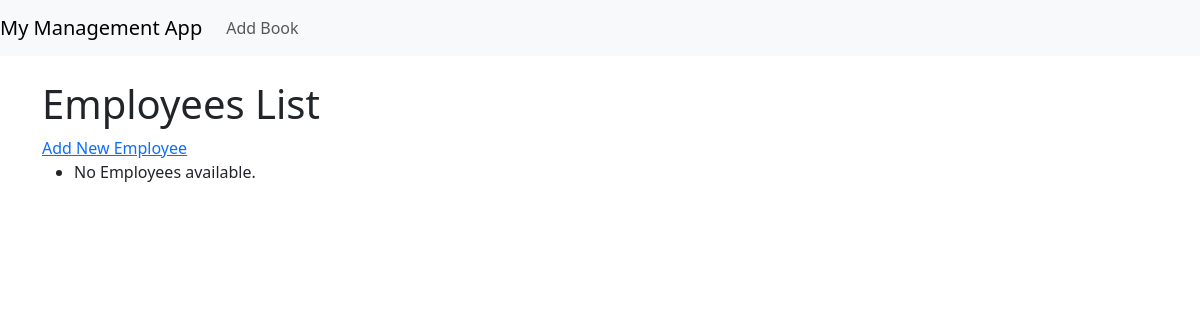
/employee/, run on an earlier commit of the app's database.
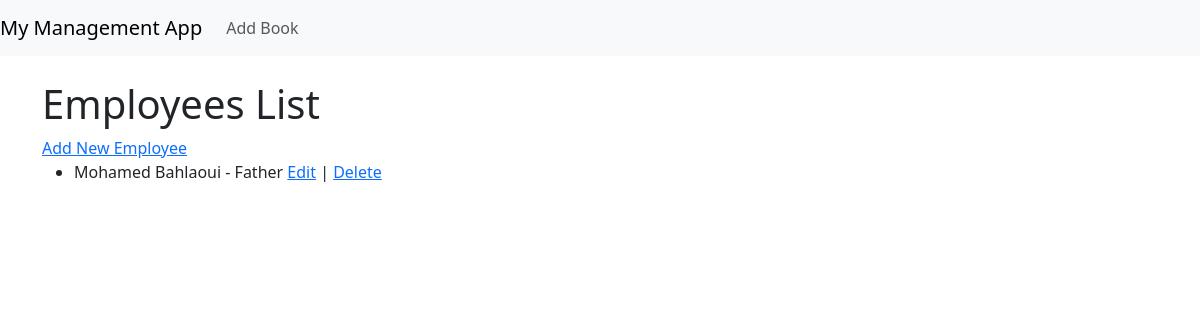
And on a later commit of the database.
### theSystem/models.py (models this page shows, shortened)
class Employees(models.Model):
    name = models.CharField(max_length=100)
    position = models.CharField(max_length=100)

### theSystem/views.py (the view)
# urls.py: path('',views.employees_list, name='employees_list'),
def employees_list(request):
    employees = Employees.objects.all()
    return render(request, 'employeesList.html', {'employees': employees})

### theSystem/templates/employeesList.html (shortened to what this page needs)
{% extends "base.html" %}
{% block content %}
<!DOCTYPE html>
<html>
<head>
</head>
<body>
    <h1>Employees List</h1>
    <a href="{% url 'employee_create' %}">Add New Employee</a>
    <ul>
        {% for employee in employees %}
        <li>
            {{ employee.name }} - {{ employee.position }}
            <a href="{% url 'employee_update' employee.pk %}">Edit</a> |
            <a href="{% url 'employee_delete' employee.pk %}">Delete</a>
        </li>
        {% empty %}
        <li>No Employees available.</li>
        {% endfor %}
    </ul>
</body>
</html>
{% endblock %}

### theSystem/templates/base.html (shortened to what this page needs)
<!DOCTYPE html>
<html>
<head>
    <link rel="stylesheet" href="https://cdn.jsdelivr.net/npm/bootstrap@5.3.3/dist/css/bootstrap.min.css">
</head>
<body>
    <nav class="navbar navbar-expand-lg navbar-light bg-light">
        <a class="navbar-brand" href="{% url 'employees_list' %}">My Management App</a>
        <div class="collapse navbar-collapse">
            <ul class="navbar-nav mr-auto">
                <li class="nav-item">
                    <a class="nav-link" href="{% url 'employee_create' %}">Add Book</a>
                </li>
            </ul>
        </div>
    </nav>
    <div class="container mt-4">
        {% block content %}{% endblock %}
    </div>
    <link rel="stylesheet" href="https://cdn.jsdelivr.net/npm/bootstrap@5.3.3/dist/js/bootstrap.bundle.min.js">
</body>
</html>

What changed in the data, as far as the page shows it:
added Employees: name "Mohamed Bahlaoui", position "Father"
Also different on the page:
text no longer shown: "No Employees available."
